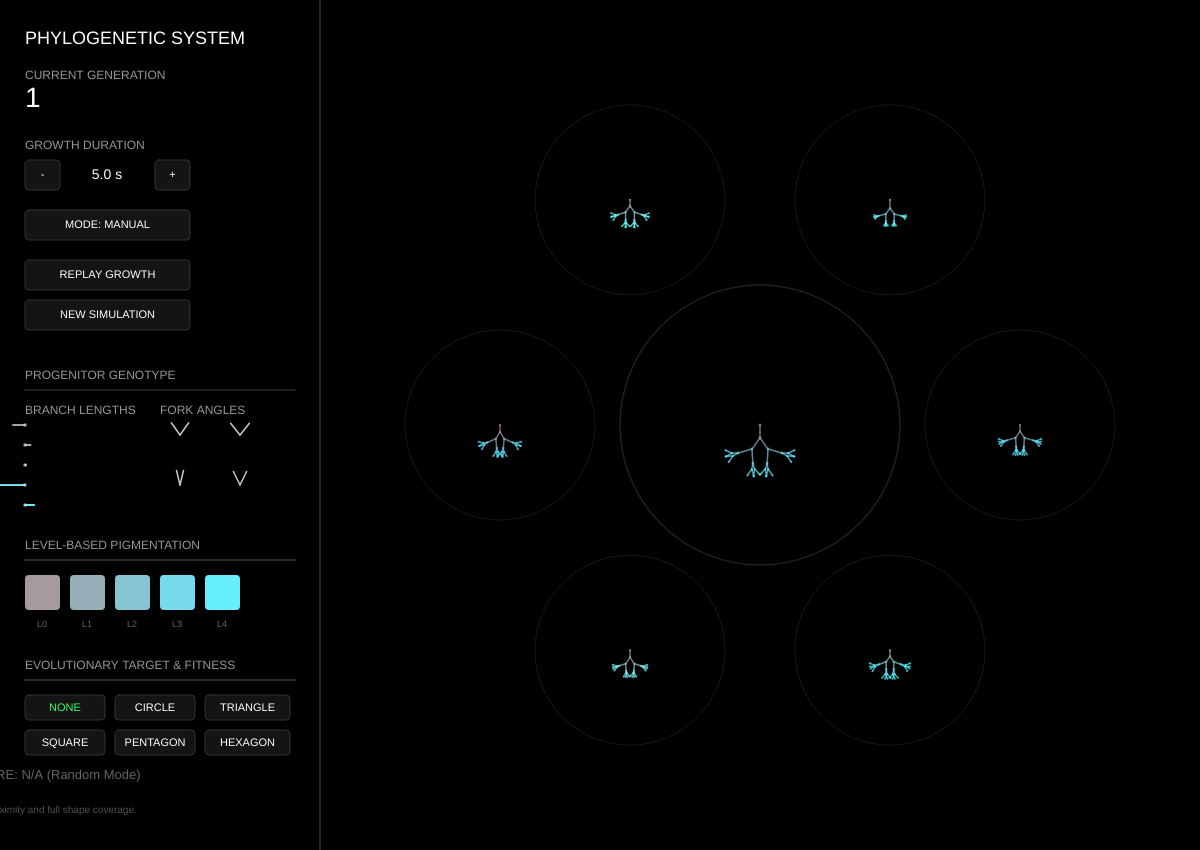
Frame 1 (no input)
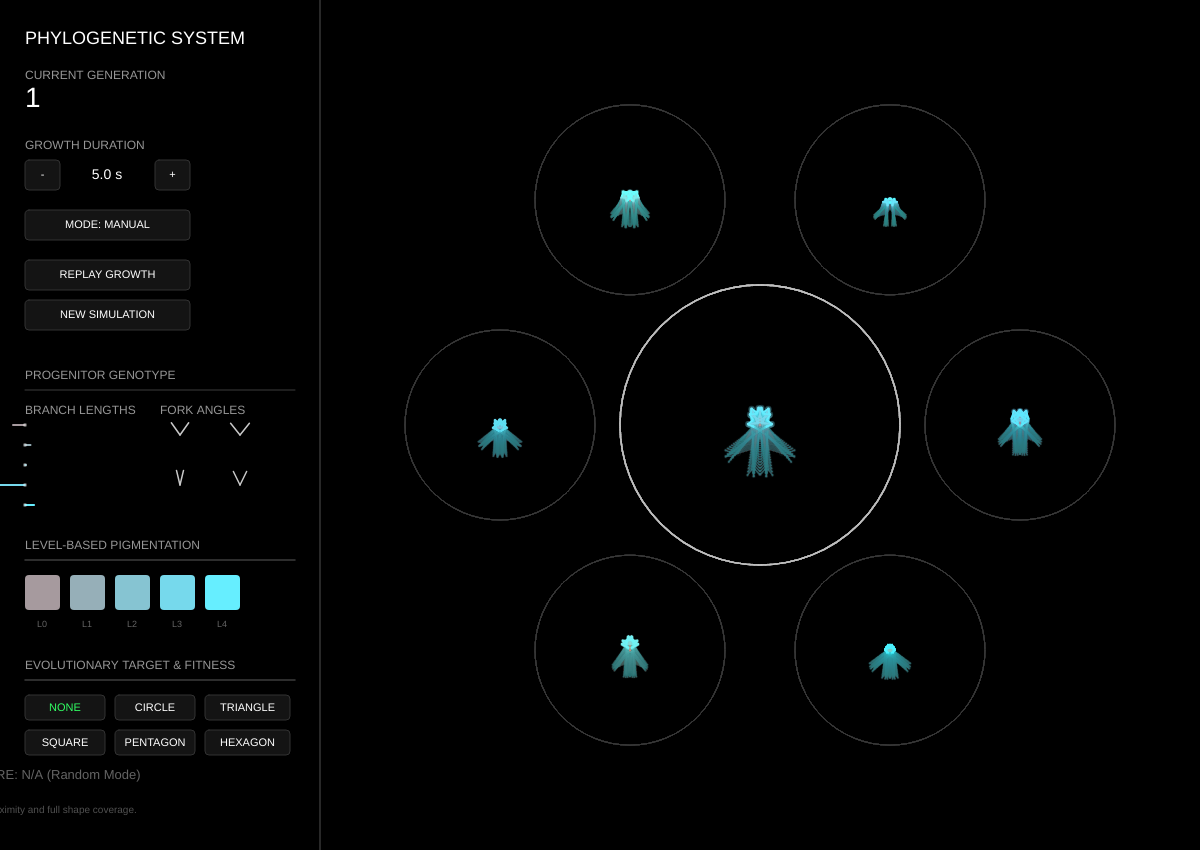
Frame 60 (no input)
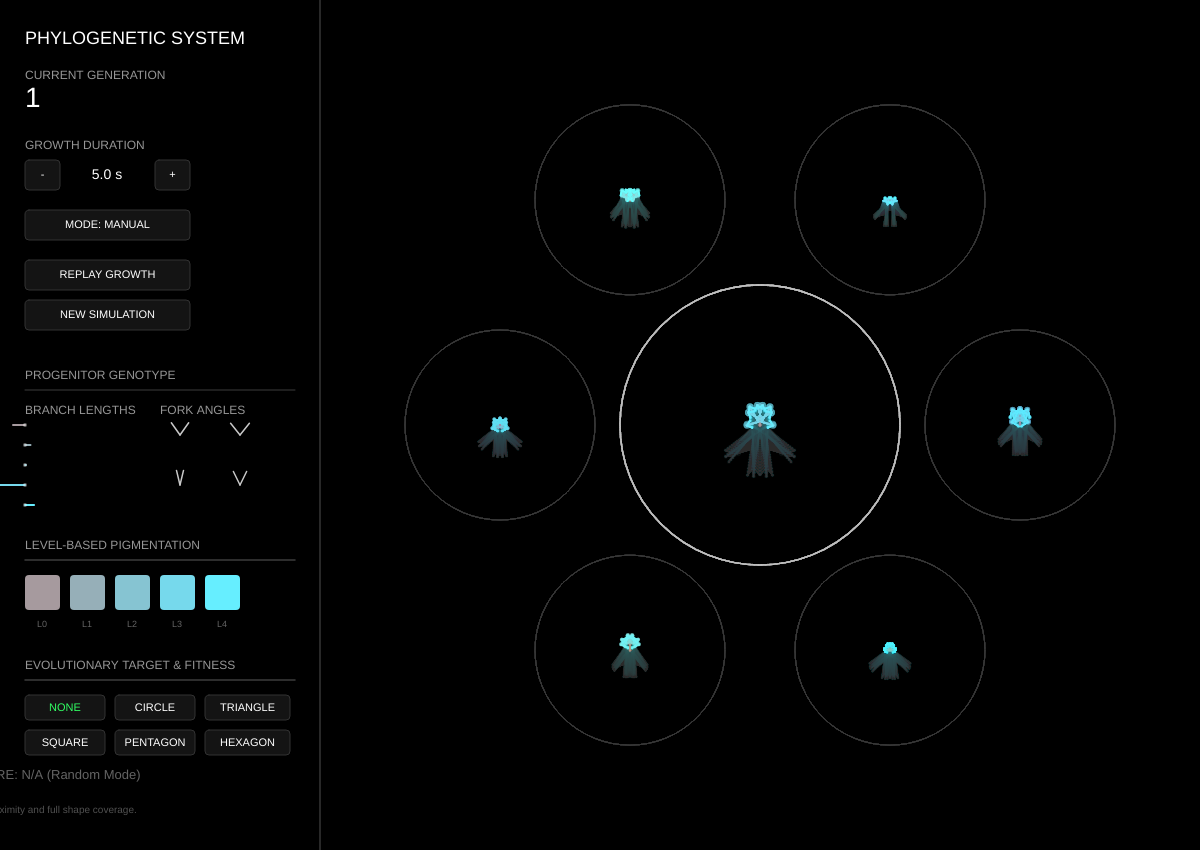
Frame 120 (the mouse pressed at the canvas centre since frame 60)

The p5.js sketch that drew these frames (run headless with seeded random() and noise() and a simulated clock; from frame 60 on, the mouse is pressed at the canvas centre):

// p5.js sketch
// ── sketch.js
/**
 * =================================================================================================
 * BIOMORPH EVOLUTION SIMULATOR - WITH GENETIC ALGORITHM TARGETING
 * =================================================================================================
 */

let progenitor;
let offspring = [];
let isAnimationRunning = true;

// Timing and Simulation Variables
let t = 0;
let durationSeconds = 5.0;
let totalFrames = 300; 
let maturityIterations = 150; 

// UI and State Variables
let generationCount = 1;
let sidebarWidth = 320;
let isAutoMode = false;
let autoTimer = 0;
let populationRadius = 260;

// Genetic Algorithm Variables
let targetShape = "NONE"; 
let targetPoints = [];
let progenitorFitness = 0.0;

function setup() {
  createCanvas(1200, 850);
  background(0); 
  totalFrames = durationSeconds * 60;

  let initialDNA = new DNA();
  let simCenterX = sidebarWidth + (width - sidebarWidth) / 2;
  progenitor = new Bioforma(simCenterX, height / 2, initialDNA, true);
  
  generateTargetPoints();
  progenitorFitness = progenitor.getFitness();

  generateNewGeneration();
}

function draw() {
  // 1. ARTISTIC TRAIL (Simulation Zone)
  fill(0, 0, 0, 3); 
  noStroke();
  rect(sidebarWidth, 0, width - sidebarWidth, height);

  // 2. CLEAN SIDEBAR (Left Panel)
  fill(0);
  rect(0, 0, sidebarWidth, height);
  stroke(40);
  strokeWeight(2);
  line(sidebarWidth, 0, sidebarWidth, height);

  // 3. TIME AND AUTO-EVOLUTION LOGIC
  if (isAnimationRunning) {
    t++;
    if (t >= totalFrames) {
      t = totalFrames;
      isAnimationRunning = false;
    }
  } else if (isAutoMode) {
    autoTimer++;
    if (autoTimer > 45) { 
      selectBestOffspring();
    }
  }

  // 4. RENDER TARGET SILHOUETTE
  if (targetShape !== "NONE") {
    stroke(50, 255, 100, 50); // Neon green silhouette
    strokeWeight(2);
    noFill();
    beginShape();
    for (let p of targetPoints) {
      vertex(p.x, p.y);
    }
    endShape(CLOSE);
  }

  // 5. RENDER BIOMORPHS
  progenitor.display();
  for (let biomorph of offspring) {
    biomorph.display();
  }

  // 6. RENDER NATIVE UI
  drawSidebarUI();
}

// =================================================================================================
// SIDEBAR UI - GENETIC MONITOR & CONTROLS
// =================================================================================================
function drawSidebarUI() {
  fill(255);
  noStroke();
  textAlign(LEFT, TOP);

  // HEADER
  textSize(18);
  text("PHYLOGENETIC SYSTEM", 25, 30);

  textSize(12);
  fill(150);
  text("CURRENT GENERATION", 25, 70);
  textSize(28);
  fill(255);
  text(generationCount, 25, 85);

  // TIME CONTROLS 
  textSize(12);
  fill(150);
  text("GROWTH DURATION", 25, 140);
  drawButton(25, 160, 35, 30, "-");
  drawButton(155, 160, 35, 30, "+");
  fill(255);
  textAlign(CENTER, CENTER);
  textSize(14);
  text(durationSeconds.toFixed(1) + " s", 107, 175);

  // MODE TOGGLE
  let modeTxt = isAutoMode ? "MODE: AUTOMATIC" : "MODE: MANUAL";
  let modeCol = isAutoMode ? color(50, 255, 100) : color(255);
  drawButton(25, 210, 165, 30, modeTxt, modeCol);

  // ACTION BUTTONS
  drawButton(25, 260, 165, 30, "REPLAY GROWTH");
  drawButton(25, 300, 165, 30, "NEW SIMULATION");

  // --- VISUAL DNA MONITOR ---
  textAlign(LEFT, TOP);
  textSize(12);
  fill(150);
  text("PROGENITOR GENOTYPE", 25, 370);
  stroke(60);
  line(25, 390, sidebarWidth - 25, 390);

  // 1. BRANCH LENGTHS
  noStroke();
  fill(150);
  text("BRANCH LENGTHS", 25, 405);
  for (let i = 0; i < 5; i++) {
    let yPos = 425 + (i * 20);
    let l_gene = progenitor.dna.lengthGenes[i];
    let v_gene = progenitor.dna.velocityGenes[i];
    let finalLen = l_gene + (v_gene * 10);
    
    strokeWeight(2);
    stroke(progenitor.getLevelColor(i)); 
    line(25, yPos, 25 + (finalLen * 3), yPos);
    noStroke();
    fill(255, 100);
    ellipse(25, yPos, 4, 4);
  }

  // 2. BRANCHING ANGLES
  noStroke();
  fill(150);
  text("FORK ANGLES", 160, 405);
  for (let i = 0; i < 4; i++) {
    let xCenter = 180 + (i % 2) * 60;
    let yCenter = 435 + floor(i / 2) * 50;
    let angleVal = progenitor.dna.angleGenes[i];
    
    stroke(200);
    strokeWeight(1.5);
    noFill();
    push();
    translate(xCenter, yCenter);
    line(0, 0, cos(-HALF_PI - angleVal) * 15, sin(-HALF_PI - angleVal) * 15);
    line(0, 0, cos(-HALF_PI + angleVal) * 15, sin(-HALF_PI + angleVal) * 15);
    pop();
  }

  // 3. MULTI-LEVEL COLOR PALETTE
  noStroke();
  fill(150);
  text("LEVEL-BASED PIGMENTATION", 25, 540);
  stroke(60);
  line(25, 560, sidebarWidth - 25, 560);
  
  for (let i = 0; i < 5; i++) {
    let c = progenitor.getLevelColor(i);
    fill(c);
    noStroke();
    rect(25 + (i * 45), 575, 35, 35, 4);
    fill(100);
    textSize(9);
    textAlign(CENTER);
    text("L" + i, 25 + (i * 45) + 17, 620);
  }
  
  // 4. EVOLUTIONARY TARGET (FITNESS)
  textAlign(LEFT, TOP);
  fill(150);
  textSize(12);
  text("EVOLUTIONARY TARGET & FITNESS", 25, 660);
  stroke(60);
  line(25, 680, sidebarWidth - 25, 680);
  
  let activeCol = color(50, 255, 100);
  let cNone = targetShape === "NONE" ? activeCol : color(255);
  let cCirc = targetShape === "CIRCLE" ? activeCol : color(255);
  let cTri = targetShape === "TRIANGLE" ? activeCol : color(255);
  let cSqua = targetShape === "SQUARE" ? activeCol : color(255);
  let cPent = targetShape === "PENTAGON" ? activeCol : color(255);
  let cHexa = targetShape === "HEXAGON" ? activeCol : color(255);
  
  // ROW 1
  drawButton(25, 695, 80, 25, "NONE", cNone);
  drawButton(115, 695, 80, 25, "CIRCLE", cCirc);
  drawButton(205, 695, 85, 25, "TRIANGLE", cTri);
  // ROW 2
  drawButton(25, 730, 80, 25, "SQUARE", cSqua);
  drawButton(115, 730, 80, 25, "PENTAGON", cPent);
  drawButton(205, 730, 85, 25, "HEXAGON", cHexa);
  
  fill(255);
  textSize(13);
  if (targetShape !== "NONE") {
     text("FITNESS SCORE: " + progenitorFitness.toFixed(2), 25, 775);
  } else {
     fill(100);
     text("FITNESS SCORE: N/A (Random Mode)", 25, 775);
  }

  fill(80);
  textSize(10);
  text("Evaluates node proximity and full shape coverage.", 25, 810);
}

function drawButton(x, y, w, h, label, labelCol = 255) {
  let isHover = mouseX > x && mouseX < x + w && mouseY > y && mouseY < y + h;
  fill(isHover ? 40 : 20);
  stroke(isHover ? 100 : 50);
  strokeWeight(1);
  rect(x, y, w, h, 4);
  
  fill(labelCol);
  noStroke();
  textAlign(CENTER, CENTER);
  textSize(11);
  text(label, x + w/2, y + h/2);
}

// =================================================================================================
// INTERACTIONS & TARGET LOGIC
// =================================================================================================
function mousePressed() {
  if (clickInside(25, 160, 35, 30)) {
    durationSeconds = max(0.1, durationSeconds - 0.5);
    totalFrames = durationSeconds * 60;
    resetAnimationTrail(); return;
  }
  if (clickInside(155, 160, 35, 30)) {
    durationSeconds = min(20.0, durationSeconds + 0.5);
    totalFrames = durationSeconds * 60;
    resetAnimationTrail(); return;
  }
  if (clickInside(25, 210, 165, 30)) {
    isAutoMode = !isAutoMode;
    if (isAutoMode && !isAnimationRunning) autoTimer = 45; 
    return;
  }
  if (clickInside(25, 260, 165, 30)) { resetAnimationTrail(); return; }
  if (clickInside(25, 300, 165, 30)) {
    generationCount = 1;
    progenitor = new Bioforma(sidebarWidth + (width - sidebarWidth) / 2, height / 2, new DNA(), true);
    progenitorFitness = progenitor.getFitness();
    generateNewGeneration(); resetAnimationTrail(); return;
  }
  
  // Target Shape Buttons
  if (clickInside(25, 695, 80, 25)) setTargetShape("NONE");
  if (clickInside(115, 695, 80, 25)) setTargetShape("CIRCLE");
  if (clickInside(205, 695, 85, 25)) setTargetShape("TRIANGLE");
  
  if (clickInside(25, 730, 80, 25)) setTargetShape("SQUARE");
  if (clickInside(115, 730, 80, 25)) setTargetShape("PENTAGON");
  if (clickInside(205, 730, 85, 25)) setTargetShape("HEXAGON");
  
  if (!isAutoMode) {
    for (let child of offspring) {
      if (child.isMouseOver(mouseX, mouseY)) {
        evolveTo(child); break; 
      }
    }
  }
}

function keyPressed() { if (key === ' ') resetAnimationTrail(); }
function clickInside(x, y, w, h) { return (mouseX > x && mouseX < x + w && mouseY > y && mouseY < y + h); }

function setTargetShape(type) {
  targetShape = type;
  generateTargetPoints();
  progenitorFitness = progenitor.getFitness();
  resetAnimationTrail();
}

function selectBestOffspring() {
  if (targetShape === "NONE") {
    evolveTo(random(offspring));
  } else {
    let bestChild = offspring[0];
    let bestFitness = -1;
    for (let child of offspring) {
      let currentFitness = child.getFitness();
      if (currentFitness > bestFitness) {
        bestFitness = currentFitness;
        bestChild = child;
      }
    }
    evolveTo(bestChild);
  }
}

function evolveTo(chosenBiomorph) {
  let simCenterX = sidebarWidth + (width - sidebarWidth) / 2;
  progenitor = new Bioforma(simCenterX, height / 2, chosenBiomorph.dna, true);
  progenitorFitness = progenitor.getFitness(); 
  generationCount++;
  generateNewGeneration();
  resetAnimationTrail();
}

function generateNewGeneration() {
  offspring = []; 
  let simCenterX = sidebarWidth + (width - sidebarWidth) / 2;
  let simCenterY = height / 2;
  
  for (let i = 0; i < 6; i++) {
    let anglePos = (i * Math.PI) / 3;
    let posX = simCenterX + populationRadius * cos(anglePos);
    let posY = simCenterY + populationRadius * sin(anglePos);
    offspring.push(new Bioforma(posX, posY, progenitor.dna.mutate(), false));
  }
}

function resetAnimationTrail() {
  t = 0; autoTimer = 0; isAnimationRunning = true;
  push(); fill(0); rect(sidebarWidth, 0, width - sidebarWidth, height); pop();
}

// Helper para generar polígonos regulares
function getPolygonPoints(cx, cy, radius, sides, numPoints) {
  let pts = [];
  let pointsPerSide = ceil(numPoints / sides);
  for (let s = 0; s < sides; s++) {
    let angle1 = (s * TWO_PI) / sides - HALF_PI;
    let angle2 = ((s + 1) * TWO_PI) / sides - HALF_PI;
    let p1 = createVector(cx + cos(angle1) * radius, cy + sin(angle1) * radius);
    let p2 = createVector(cx + cos(angle2) * radius, cy + sin(angle2) * radius);
    for (let i = 0; i < pointsPerSide; i++) {
      pts.push(p5.Vector.lerp(p1, p2, i / pointsPerSide));
    }
  }
  return pts;
}

function generateTargetPoints() {
  targetPoints = [];
  if (targetShape === "NONE") return;
  
  let cx = sidebarWidth + (width - sidebarWidth) / 2;
  let cy = height / 2;
  
  // Tamaño reducido a 100 para permitir "sobrecrecimiento" y dejar que el algoritmo penalice.
  // El hábitat del progenitor sigue siendo 140.
  let r = 100; 
  
  if (targetShape === "CIRCLE") {
    for (let i = 0; i < 32; i++) {
      let a = (i * TWO_PI) / 32;
      targetPoints.push(createVector(cx + cos(a) * r, cy + sin(a) * r));
    }
  } else if (targetShape === "TRIANGLE") {
    targetPoints = getPolygonPoints(cx, cy, r + 20, 3, 32); // Un poco más grande para compensar área visual
  } else if (targetShape === "SQUARE") {
    targetPoints = getPolygonPoints(cx, cy, r + 10, 4, 32);
  } else if (targetShape === "PENTAGON") {
    targetPoints = getPolygonPoints(cx, cy, r, 5, 32);
  } else if (targetShape === "HEXAGON") {
    targetPoints = getPolygonPoints(cx, cy, r, 6, 32);
  }
}

// =================================================================================================
// DNA CLASS 
// =================================================================================================
class DNA {
  constructor(parentDNA = null) {
    this.lengthGenes = new Array(5);
    this.velocityGenes = new Array(5);
    this.angleGenes = new Array(4);
    
    if (parentDNA === null) {
      for (let i = 0; i < 5; i++) {
        this.lengthGenes[i] = random(2, 10);
        this.velocityGenes[i] = random(-2, 2);
      }
      for (let i = 0; i < 4; i++) this.angleGenes[i] = random(0.2, 0.8);
      
      this.r = int(random(60, 200)); this.g = int(random(60, 200)); this.b = int(random(60, 200));
      this.incrR = int(random(-20, 30)); this.incrG = int(random(-20, 30)); this.incrB = int(random(-20, 30));
    } else {
      for (let i = 0; i < 5; i++) {
        this.lengthGenes[i] = parentDNA.lengthGenes[i];
        this.velocityGenes[i] = parentDNA.velocityGenes[i];
      }
      for (let i = 0; i < 4; i++) this.angleGenes[i] = parentDNA.angleGenes[i];
      
      this.r = parentDNA.r; this.g = parentDNA.g; this.b = parentDNA.b;
      this.incrR = parentDNA.incrR; this.incrG = parentDNA.incrG; this.incrB = parentDNA.incrB;
    }
  }
  
  mutate() {
    let mDNA = new DNA(this);
    for (let i = 0; i < 5; i++) {
      mDNA.lengthGenes[i] = constrain(mDNA.lengthGenes[i] + random(-1.5, 1.5), 2, 22);
      mDNA.velocityGenes[i] = constrain(mDNA.velocityGenes[i] + random(-0.5, 0.5), -2.5, 2.5);
    }
    for (let i = 0; i < 4; i++) {
      mDNA.angleGenes[i] = constrain(mDNA.angleGenes[i] + random(-0.1, 0.1), 0.05, 1.5);
    }
    // MUTACIÓN DE COLOR BASE (Variabilidad entre individuos)
    mDNA.r = constrain(mDNA.r + random(-25, 25), 40, 255);
    mDNA.g = constrain(mDNA.g + random(-25, 25), 40, 255);
    mDNA.b = constrain(mDNA.b + random(-25, 25), 40, 255);
    // MUTACIÓN DE INCREMENTO (Variabilidad en las ramas)
    mDNA.incrR = constrain(mDNA.incrR + random(-5, 5), -100, 100);
    mDNA.incrG = constrain(mDNA.incrG + random(-5, 5), -100, 100);
    mDNA.incrB = constrain(mDNA.incrB + random(-5, 5), -100, 100);
    return mDNA;
  }
}

// =================================================================================================
// BIOFORMA CLASS
// =================================================================================================
class Bioforma {
  constructor(x, y, dna, isProgenitor) {
    this.x = x; this.y = y; this.dna = dna;
    this.isProgenitor = isProgenitor; 
    this.habitatRadius = isProgenitor ? 140 : 95; 
  }

  getLevelColor(level) {
    let red = constrain(this.dna.r + this.dna.incrR * level, 0, 255);
    let grn = constrain(this.dna.g + this.dna.incrG * level, 0, 255);
    let blu = constrain(this.dna.b + this.dna.incrB * level, 0, 255);
    return color(red, grn, blu);
  }

  // --- NEW BIDIRECTIONAL FITNESS ALGORITHM ---
  getFitness() {
    if (targetShape === "NONE" || targetPoints.length === 0) return 0;
    
    let k = maturityIterations;
    let lengths = new Array(5);
    let angles = new Array(4);
    
    for (let i = 0; i < 5; i++) {
      let r = 0.9; 
      let growthFactor = (1 - Math.pow(r, k)) * 10;
      let baseLen = this.dna.lengthGenes[i] + (this.dna.velocityGenes[i] * growthFactor);
      lengths[i] = baseLen * 1.8; 
    }
    for (let i = 0; i < 4; i++) angles[i] = this.dna.angleGenes[i] + (0.001 * (i+1) * k);
    
    let px = new Array(32); let py = new Array(32);
    let an = new Array(31);
    let a1 = angles[0]; let a2 = angles[1]; let a3 = angles[2]; let a4 = angles[3];
    
    an[0] = 0;
    an[1] = a1;     an[2] = -a1;
    an[3] = a1+a2;  an[4] = a1-a2;  an[5] = -a1+a2;  an[6] = -a1-a2;
    an[7] = a1+a2+a3; an[8] = a1+a2-a3; an[9] = a1-a2+a3; an[10] = a1-a2-a3;
    an[11] = -a1+a2+a3; an[12] = -a1+a2-a3; an[13] = -a1-a2+a3; an[14] = -a1-a2-a3;
    an[15] = a1+a2+a3+a4; an[16] = a1+a2+a3-a4; an[17] = a1+a2-a3+a4; an[18] = a1+a2-a3-a4;
    an[19] = a1-a2+a3+a4; an[20] = a1-a2+a3-a4; an[21] = a1-a2-a3+a4; an[22] = a1-a2-a3-a4;
    an[23] = -a1+a2+a3+a4; an[24] = -a1+a2+a3-a4; an[25] = -a1+a2-a3+a4; an[26] = -a1+a2-a3-a4;
    an[27] = -a1-a2+a3+a4; an[28] = -a1-a2+a3-a4; an[29] = -a1-a2-a3+a4; an[30] = -a1-a2-a3-a4;
    
    let simCenterX = sidebarWidth + (width - sidebarWidth) / 2;
    let simCenterY = height / 2;
    let virtualHabitat = 140; 
    
    px[0] = simCenterX; py[0] = simCenterY;
    
    // 1. Calcular las coordenadas finales de los nodos
    for (let i = 1; i < 32; i++) {
      let level = 4;
      if (i < 16) level = 3; if (i < 8) level = 2; if (i < 4) level = 1; if (i < 2) level = 0;
      let parentIdx = floor(i / 2);
      let nextX = px[parentIdx] + lengths[level] * sin(an[i-1]);
      let nextY = py[parentIdx] + lengths[level] * cos(an[i-1]);
      
      let distToCenter = dist(nextX, nextY, simCenterX, simCenterY);
      if (distToCenter > virtualHabitat) {
        let edgeAngle = atan2(nextY - simCenterY, nextX - simCenterX);
        px[i] = simCenterX + virtualHabitat * cos(edgeAngle);
        py[i] = simCenterY + virtualHabitat * sin(edgeAngle);
      } else {
        px[i] = nextX; py[i] = nextY;
      }
    }
    
    // 2. ERROR A: Precisión (¿Se salen las ramas de la figura?)
    let errorNodesToTarget = 0;
    for (let i = 1; i < 32; i++) {
      let minDistance = Infinity;
      for (let tp of targetPoints) {
        let d = dist(px[i], py[i], tp.x, tp.y);
        if (d < minDistance) minDistance = d;
      }
      errorNodesToTarget += minDistance;
    }

    // 3. ERROR B: Cobertura (¿Están todos los puntos de la figura cubiertos por ramas?)
    let errorTargetToNodes = 0;
    for (let tp of targetPoints) {
      let minDistance = Infinity;
      for (let i = 1; i < 32; i++) {
        let d = dist(px[i], py[i], tp.x, tp.y);
        if (d < minDistance) minDistance = d;
      }
      errorTargetToNodes += minDistance;
    }
    
    // Sumamos ambos errores. Multiplico la cobertura por 1.5 para forzar a la IA a expandirse.
    let totalError = errorNodesToTarget + (errorTargetToNodes * 1.5);
    
    return 100000 / (1 + totalError);
  }
  
  display() {
    let k = (t / totalFrames) * maturityIterations;
    let lengths = new Array(5);
    let angles = new Array(4);
    
    for (let i = 0; i < 5; i++) {
      let r = 0.9; 
      let growthFactor = (1 - Math.pow(r, k)) * 10;
      let baseLen = this.dna.lengthGenes[i] + (this.dna.velocityGenes[i] * growthFactor);
      lengths[i] = baseLen * (this.isProgenitor ? 1.8 : 1.0);
    }
    
    for (let i = 0; i < 4; i++) angles[i] = this.dna.angleGenes[i] + (0.001 * (i+1) * k);
    
    let px = new Array(32); let py = new Array(32);
    let an = new Array(31);
    let a1 = angles[0]; let a2 = angles[1]; let a3 = angles[2]; let a4 = angles[3];
    
    an[0] = 0;
    an[1] = a1;     an[2] = -a1;
    an[3] = a1+a2;  an[4] = a1-a2;  an[5] = -a1+a2;  an[6] = -a1-a2;
    an[7] = a1+a2+a3; an[8] = a1+a2-a3; an[9] = a1-a2+a3; an[10] = a1-a2-a3;
    an[11] = -a1+a2+a3; an[12] = -a1+a2-a3; an[13] = -a1-a2+a3; an[14] = -a1-a2-a3;
    an[15] = a1+a2+a3+a4; an[16] = a1+a2+a3-a4; an[17] = a1+a2-a3+a4; an[18] = a1+a2-a3-a4;
    an[19] = a1-a2+a3+a4; an[20] = a1-a2+a3-a4; an[21] = a1-a2-a3+a4; an[22] = a1-a2-a3-a4;
    an[23] = -a1+a2+a3+a4; an[24] = -a1+a2+a3-a4; an[25] = -a1+a2-a3+a4; an[26] = -a1+a2-a3-a4;
    an[27] = -a1-a2+a3+a4; an[28] = -a1-a2+a3-a4; an[29] = -a1-a2-a3+a4; an[30] = -a1-a2-a3-a4;
    
    px[0] = this.x; py[0] = this.y;
    
    for (let i = 1; i < 32; i++) {
      let level = 4;
      if (i < 16) level = 3; if (i < 8) level = 2; if (i < 4) level = 1; if (i < 2) level = 0;
      
      let parentIdx = floor(i / 2);
      let nextX = px[parentIdx] + lengths[level] * sin(an[i-1]);
      let nextY = py[parentIdx] + lengths[level] * cos(an[i-1]);
      
      let distToCenter = dist(nextX, nextY, this.x, this.y);
      if (distToCenter > this.habitatRadius) {
        let edgeAngle = atan2(nextY - this.y, nextX - this.x);
        px[i] = this.x + this.habitatRadius * cos(edgeAngle);
        py[i] = this.y + this.habitatRadius * sin(edgeAngle);
      } else {
        px[i] = nextX; py[i] = nextY;
      }
    }
    
    noFill();
    if (this.isProgenitor) {
      stroke(200, 200, 200, 40); 
      strokeWeight(1.5);
    } else {
      stroke(60, 60, 60, 100);   
      strokeWeight(1);
    }
    ellipse(this.x, this.y, this.habitatRadius * 2, this.habitatRadius * 2);
    
    for (let i = 0; i < 32; i++) {
      let level = 4;
      if (i < 32) level = 4; if (i < 16) level = 3; if (i < 8) level = 2; if (i < 4) level = 1; if (i < 2) level = 0;
      let parentIdx = floor(i / 2);
      let c = this.getLevelColor(level);
      
      stroke(red(c), green(c), blue(c), 15);
      ellipse(px[i], py[i], lengths[level] / 3, lengths[level] / 3); 
      
      stroke(red(c), green(c), blue(c), 180);
      strokeWeight(1.5);
      line(px[parentIdx], py[parentIdx], px[i], py[i]);
      
      stroke(red(c), green(c), blue(c), 140);
      ellipse(px[i], py[i], lengths[level] / 12, lengths[level] / 12); 
    }
  }
  
  isMouseOver(mx, my) { return dist(mx, my, this.x, this.y) < this.habitatRadius; }
}
